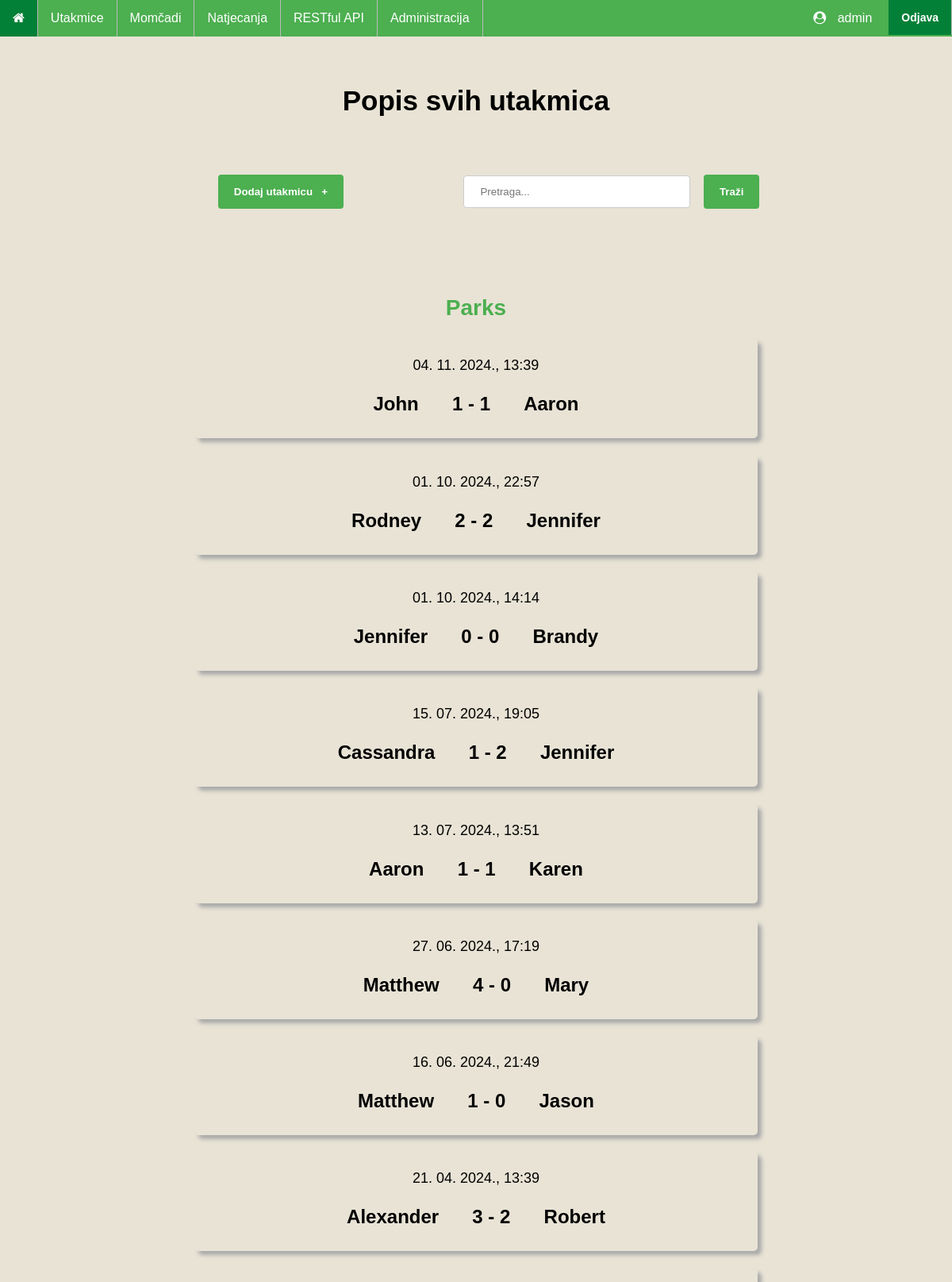
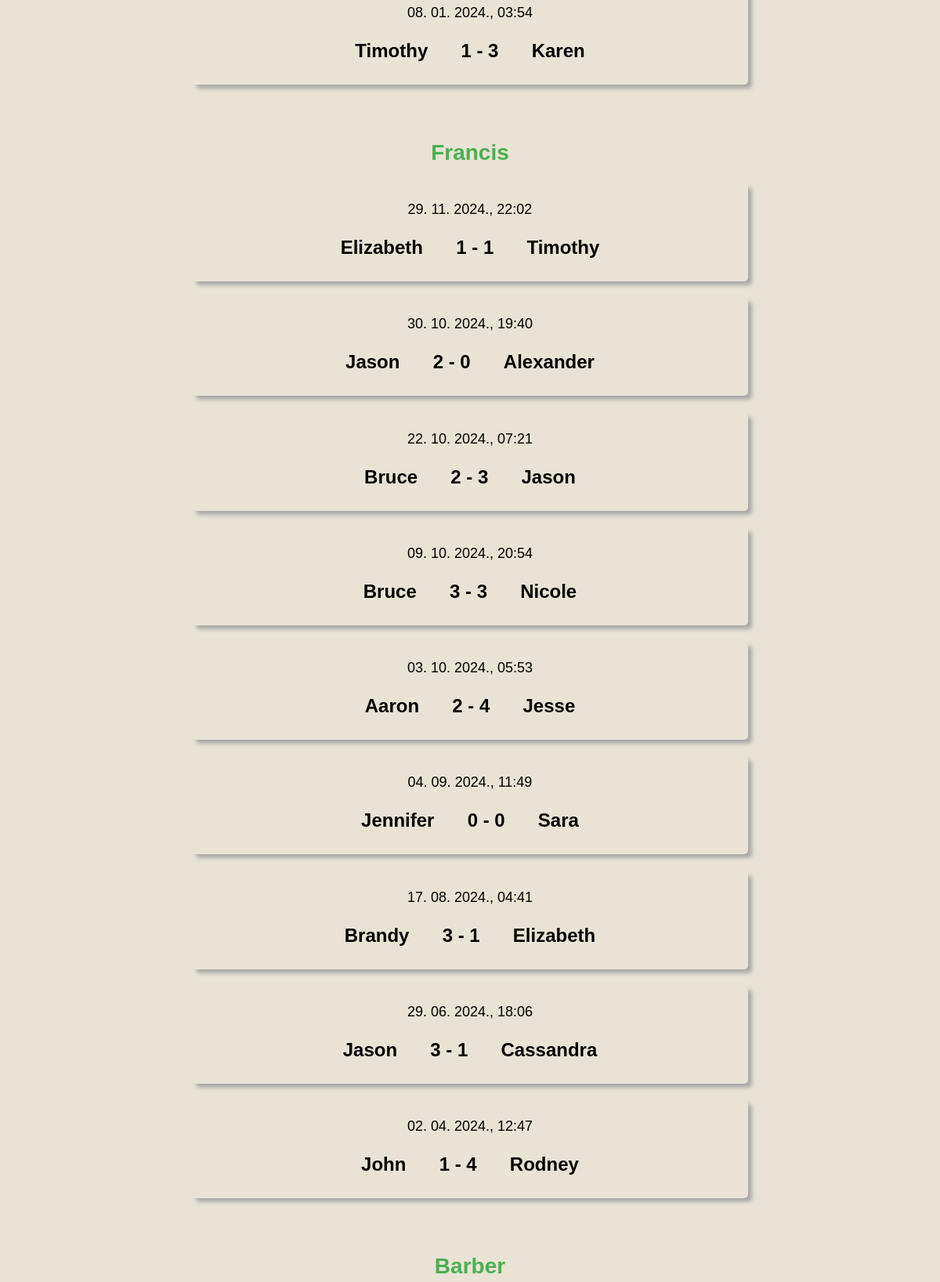
The page /matches/ (signed in, upper part) on the database as committed earlier (2 pictures, top to bottom).
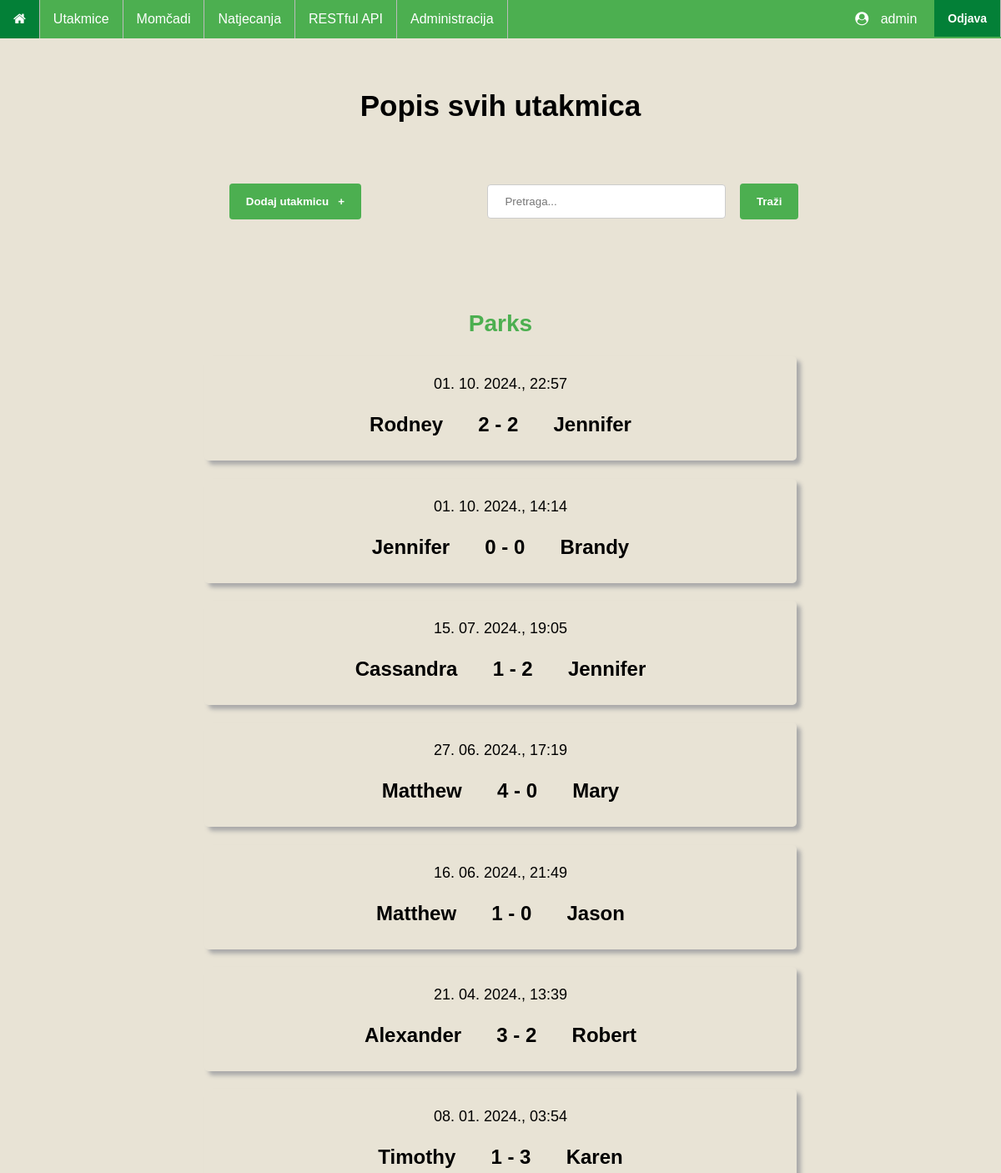
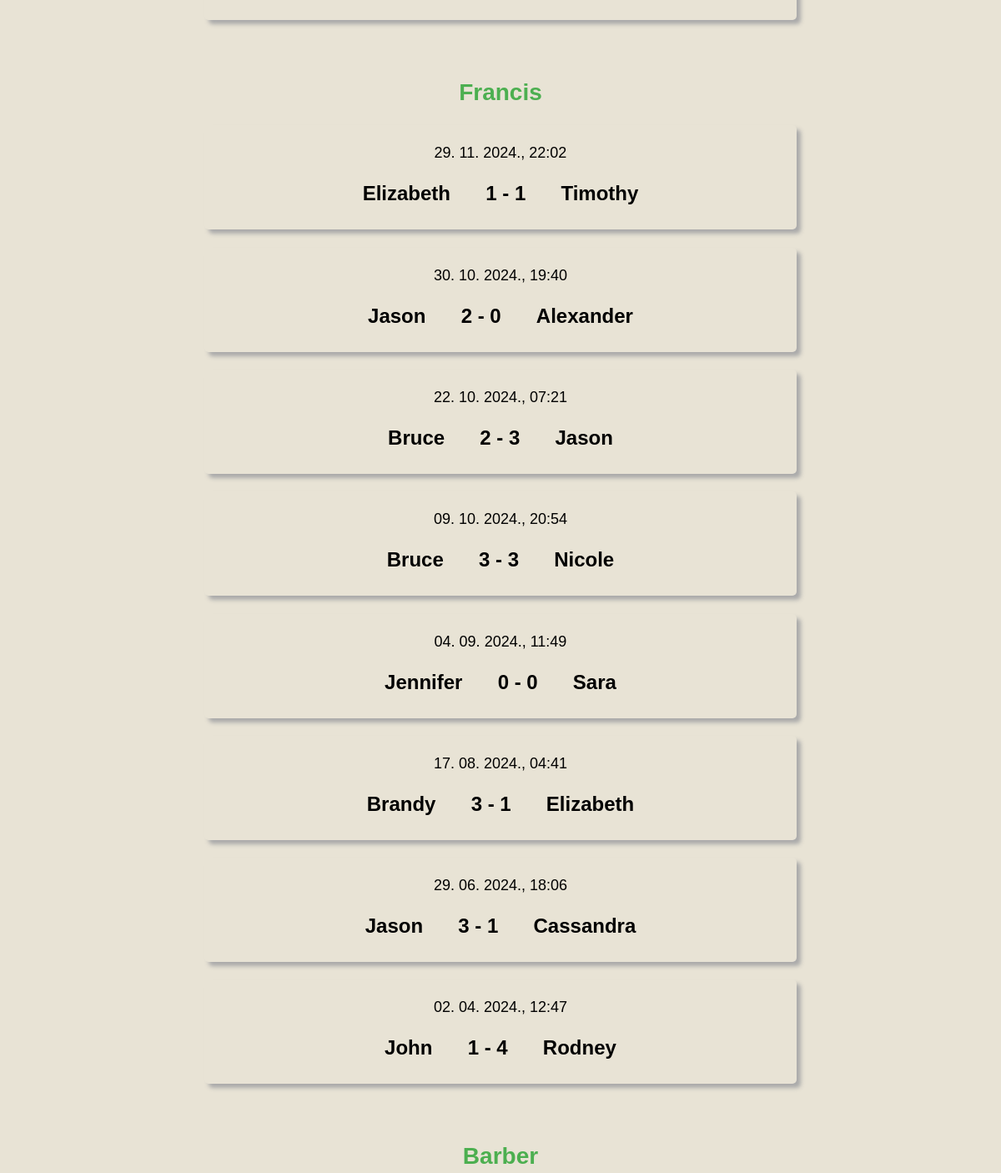
The same page on the database as committed later (2 pictures, top to bottom).
### main/models.py (models this page shows, shortened)
class Competition(models.Model):
    competition_name = models.CharField(max_length=50)
    competition_country = models.CharField(max_length=30)
    competition_teams = models.ManyToManyField(Team)
    def __str__(self):
        return self.competition_name

class Match(models.Model):
    match_date = models.DateTimeField('Datum utakmice')
    match_stadium = models.TextField()
    match_competition = models.ForeignKey(Competition, on_delete=models.CASCADE, blank=True, null=True)
    match_team1 = models.ForeignKey(Team, on_delete=models.CASCADE, blank=True, null=True, related_name='team1')
    match_team2 = models.ForeignKey(Team, on_delete=models.CASCADE, blank=True, null=True, related_name='team2')
    match_score1 = models.IntegerField()
    match_score2 = models.IntegerField()

class Team(models.Model):
    team_name = models.CharField(max_length=50)
    team_stadium = models.TextField()
    team_country = models.CharField(max_length=30)
    def __str__(self):
        return '{}'.format(self.team_name)

### main/views.py (the view)
# urls.py: path('matches/', AllMatches, name='allMatches'),
@login_required
def AllMatches(request):
    matches = Match.objects.order_by('match_competition', '-match_date')
    search_query = request.GET.get('search', '')
    if search_query:  # user submitted search form
        matches = matches.filter(
            Q(match_team1__team_name__icontains = search_query) |
            Q(match_team2__team_name__icontains = search_query) |
            Q(match_competition__competition_name__icontains = search_query)
    )
    grouped_matches = {
        competition: list(matches)
        for competition, matches in groupby(matches, key=lambda x: x.match_competition)
    }
    return render(request, 'main/matches.html', {'grouped_matches': grouped_matches})

### templates/main/matches.html (shortened to what this page needs)
{% extends "base_generic.html" %}
{% block content %}
    <h1>Popis svih utakmica</h1>
    <div class="grid-container">
        {% if request.user.is_superuser %}
            <form action="{% url 'createMatch' %}">
                <input type="submit" value="Dodaj utakmicu   &#43;" class="addButton"/>
            </form>
        {% endif %}
        <span></span>
        <form class="searchOption" method="get" action="{% url 'allMatches' %}" style="margin-bottom: -3%;">
            <input
                type="text"
                name="search"
                placeholder="Pretraga..."
                value="{{ search_query }}"
            >
            <button type="submit">Traži</button>
        </form>
    </div>
    {% if grouped_matches.items %}
        {% for competition, matches in grouped_matches.items %}
            <h2><a href="{% url 'competitionDetails' competition.id %}">{{ competition }}</a></h2>
            {% for match in matches %}
                <a href="{% url 'matchDetails' match.id %}" class="match_link">
                    <div class="match">
                        <p class="match_date">{{ match.match_date|date:"d. m. Y., H:i" }}</p>
                        <p class="score">
                            {{ match.match_team1 }}
                            <span>
                                {{ match.match_score1 }} - {{ match.match_score2 }}
                            </span>
                            {{ match.match_team2 }}
                        </p>
                    </div>
                </a>
            {% endfor %}
        {% endfor %}
    {% else %}
        <p class="description" style="text-align: center;">Nema odigranih utakmica</p>
    {% endif %}
{% endblock %}

Rows that differ between the two databases and show on the page:
removed Match: match_date "04. 11. 2024., 13:39", match_team1 "John", match_score1 "1", match_score2 "1", match_team2 "Aaron", shown under Competition "Parks"
removed Match: match_date "13. 07. 2024., 13:51", match_team1 "Aaron", match_score1 "1", match_score2 "1", match_team2 "Karen", shown under Competition "Parks"
removed Match: match_date "03. 10. 2024., 05:53", match_team1 "Aaron", match_score1 "2", match_score2 "4", match_team2 "Jesse", shown under Competition "Francis"
